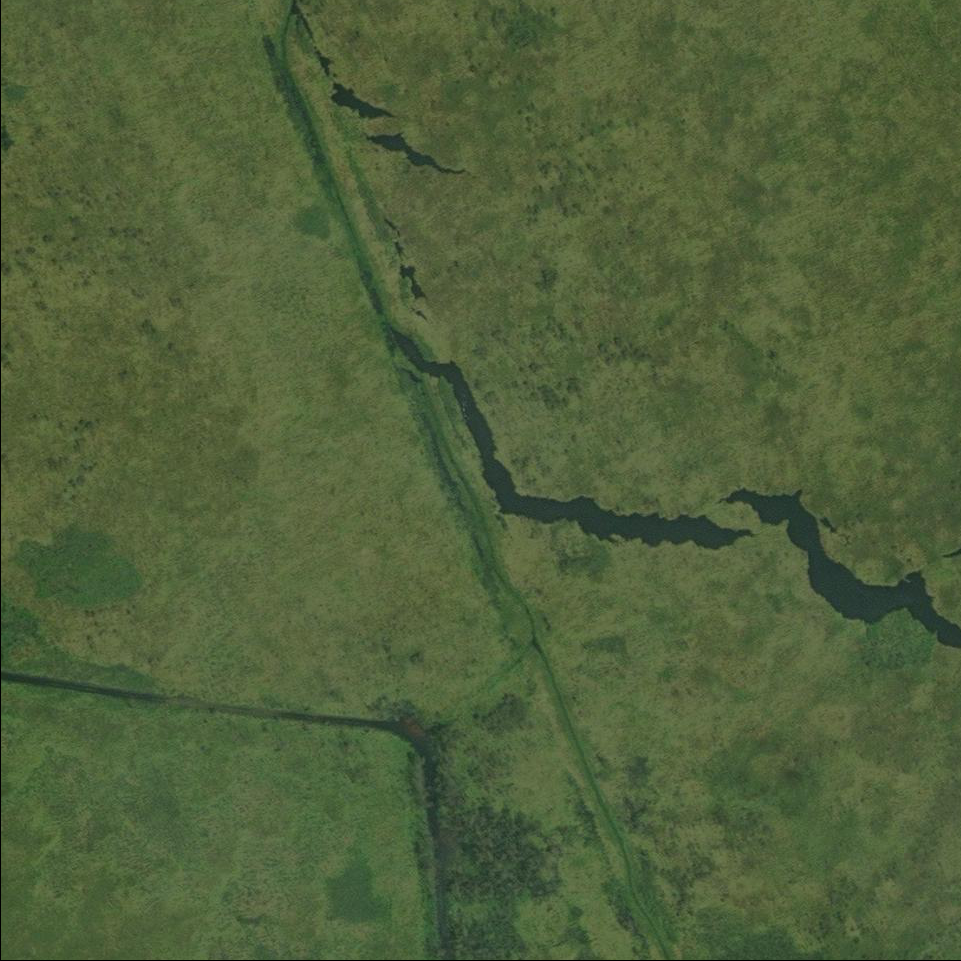
#> input picture dataset/raw/test/Louisiana-West_Test_Public/POST-event/10300100C4171800_0_10_11.tif, 961 x 961 px; its folder holds only this picture in this run
$ python -i preprocessing.py   (imports and definitions only)   (older library calls are emulated)
#> lines starting #> are read from the running program, lines starting #| are printed output that depends on the picture; after the words box and inside, x2 and y2 are one past the last pixel; in counts of white or black regions, pixels touching at a corner belong together
"""
Preprocessing utilities for satellite imagery
Includes normalization, enhancement, quality checks, and patch extraction
"""

import numpy as np
import cv2
from typing import Tuple, List, Dict, Optional
from pathlib import Path
import warnings


class ImagePreprocessor:
    """Handle image preprocessing operations"""

    def __init__(self,
                 apply_clahe: bool = True,
                 clahe_clip_limit: float = 2.0,
                 clahe_tile_grid_size: Tuple[int, int] = (8, 8)):
        """
        Initialize preprocessor

        Args:
            apply_clahe: Whether to apply CLAHE enhancement
            clahe_clip_limit: Clip limit for CLAHE
            clahe_tile_grid_size: Tile grid size for CLAHE
        """
        self.apply_clahe = apply_clahe
        self.clahe_clip_limit = clahe_clip_limit
        self.clahe_tile_grid_size = clahe_tile_grid_size

        # Create CLAHE object
        if self.apply_clahe:
            self.clahe = cv2.createCLAHE(
                clipLimit=clahe_clip_limit,
                tileGridSize=clahe_tile_grid_size
            )

    def remove_cloud_cover(self, image: np.ndarray, mask_threshold: float = 0.85) -> Tuple[np.ndarray, np.ndarray]:
        """
        Detect and remove cloud cover using morphological operations and inpainting

        Args:
            image: Input image (H, W, C), normalized to 0-1
            mask_threshold: Threshold for detecting bright cloud pixels

        Returns:
            Tuple of (cloud-removed image, cloud mask)
        """
        # Convert to uint8 for processing
        img_uint8 = (image * 255).astype(np.uint8)

        # Detect clouds using brightness and texture
        # Clouds are typically bright and have low texture variance
        gray = cv2.cvtColor(img_uint8, cv2.COLOR_RGB2GRAY)

        # Brightness threshold
        _, bright_mask = cv2.threshold(gray, int(mask_threshold * 255), 255, cv2.THRESH_BINARY)

        # Refine mask using morphological operations
        kernel = cv2.getStructuringElement(cv2.MORPH_ELLIPSE, (5, 5))
        cloud_mask = cv2.morphologyEx(bright_mask, cv2.MORPH_CLOSE, kernel)
        cloud_mask = cv2.morphologyEx(cloud_mask, cv2.MORPH_OPEN, kernel)

        # Inpaint cloud regions
        inpainted = cv2.inpaint(img_uint8, cloud_mask, 3, cv2.INPAINT_TELEA)

        # Convert back to float
        result = inpainted.astype(np.float32) / 255.0
        mask_float = cloud_mask.astype(np.float32) / 255.0

        return result, mask_float

    def deblur_image(self, image: np.ndarray, kernel_size: int = 5) -> np.ndarray:
        """
        Apply deblurring using unsharp masking and Wiener deconvolution approximation
        FIXED: Proper weight normalization to preserve contrast

        Args:
            image: Input image (H, W, C), normalized to 0-1
            kernel_size: Size of the sharpening kernel

        Returns:
            Deblurred image
        """
        # Convert to uint8
        img_uint8 = (image * 255).astype(np.uint8)

        # Method 1: Unsharp masking with proper weights
        gaussian = cv2.GaussianBlur(img_uint8, (kernel_size, kernel_size), 0)
        unsharp = cv2.addWeighted(img_uint8, 1.5, gaussian, -0.5, 0)
        unsharp = np.clip(unsharp, 0, 255).astype(np.uint8)

        # Method 2: Laplacian sharpening for detail enhancement
        laplacian = cv2.Laplacian(img_uint8, cv2.CV_64F)
        sharpened = img_uint8.astype(np.float64) - 0.3 * laplacian
        sharpened = np.clip(sharpened, 0, 255).astype(np.uint8)

        # Blend both methods with normalized weights (60% + 40% = 100%)
        result = (unsharp.astype(np.float32) * 0.6 + sharpened.astype(np.float32) * 0.4)
        result = np.clip(result, 0, 255).astype(np.uint8)

        # Apply CLAHE for contrast enhancement
        clahe = cv2.createCLAHE(clipLimit=2.0, tileGridSize=(8, 8))
        result_enhanced = np.zeros_like(result)
        for c in range(3):
            result_enhanced[:, :, c] = clahe.apply(result[:, :, c])

        # Convert back to float
        return result_enhanced.astype(np.float32) / 255.0

    def correct_geometric_distortion(self, image: np.ndarray,
                                     correction_strength: float = 0.1) -> np.ndarray:
        """
        Correct camera angle and geometric distortions using perspective transformation

        Args:
            image: Input image (H, W, C), normalized to 0-1
            correction_strength: Strength of geometric correction (0-1)

        Returns:
            Geometrically corrected image
        """
        # Convert to uint8
        img_uint8 = (image * 255).astype(np.uint8)
        h, w = img_uint8.shape[:2]

        # Detect if image has significant tilt by analyzing edge distributions
        gray = cv2.cvtColor(img_uint8, cv2.COLOR_RGB2GRAY)
        edges = cv2.Canny(gray, 50, 150)

        # Use Hough transform to detect predominant angles
        lines = cv2.HoughLinesP(edges, 1, np.pi/180, threshold=100, minLineLength=100, maxLineGap=10)

        if lines is not None and len(lines) > 10:
            # Calculate average angle
            angles = []
            for line in lines:
                x1, y1, x2, y2 = line[0]
                angle = np.arctan2(y2 - y1, x2 - x1) * 180 / np.pi
                angles.append(angle)

            median_angle = np.median(angles)

            # If significant tilt detected, apply rotation correction
            if abs(median_angle) > 2:  # More than 2 degrees
                # Rotate to correct
                rotation_angle = -median_angle * correction_strength
                center = (w // 2, h // 2)
                rotation_matrix = cv2.getRotationMatrix2D(center, rotation_angle, 1.0)
                corrected = cv2.warpAffine(img_uint8, rotation_matrix, (w, h),
                                          flags=cv2.INTER_LINEAR, borderMode=cv2.BORDER_REFLECT)
            else:
                corrected = img_uint8
        else:
            corrected = img_uint8

        # Apply barrel distortion correction (common in satellite imagery)
        # Camera matrix estimation
        camera_matrix = np.array([[w, 0, w/2],
                                  [0, h, h/2],
                                  [0, 0, 1]], dtype=np.float32)

        # Distortion coefficients (slight barrel distortion typical in satellite sensors)
        dist_coeffs = np.array([-0.01 * correction_strength, 0, 0, 0], dtype=np.float32)

        # Undistort
        corrected = cv2.undistort(corrected, camera_matrix, dist_coeffs)

        # Convert back to float
        return corrected.astype(np.float32) / 255.0

    def apply_advanced_preprocessing(self, image: np.ndarray,
                                    remove_clouds: bool = True,
                                    apply_deblur: bool = True,
                                    correct_geometry: bool = True) -> Dict[str, np.ndarray]:
        """
        Apply all advanced preprocessing steps and return intermediate results

        Args:
            image: Input image (H, W, C), normalized to 0-1
            remove_clouds: Whether to remove cloud cover
            apply_deblur: Whether to apply deblurring
            correct_geometry: Whether to correct geometric distortions

        Returns:
            Dictionary containing original, intermediate, and final processed images
        """
        results = {'original': image.copy()}
        current = image.copy()

        # Step 1: Remove clouds
        if remove_clouds:
            current, cloud_mask = self.remove_cloud_cover(current)
            results['cloud_removed'] = current.copy()
            results['cloud_mask'] = cloud_mask

        # Step 2: Correct geometric distortions
        if correct_geometry:
            current = self.correct_geometric_distortion(current)
            results['geometry_corrected'] = current.copy()

        # Step 3: Apply deblurring
        if apply_deblur:
            current = self.deblur_image(current)
            results['deblurred'] = current.copy()

        results['final'] = current
        return results

    # [154 lines left out: functions apply_clahe_enhancement, normalize_percentile, standardize, check_image_quality, preprocess_image, not called in this run]


class PatchExtractor:
    """Extract patches from large images with smart sampling"""

    # [407 lines left out: functions __init__, extract_patches, extract_random_patches, calculate_dataset_statistics, cleanup_processed_data, validate_class_balance, not called in this run]


# [20 lines not run here, left out]

>>> import cv2
>>> picture = cv2.cvtColor(cv2.imread('../dataset/raw/test/Louisiana-West_Test_Public/POST-event/10300100C4171800_0_10_11.tif'), cv2.COLOR_BGR2RGB)
>>> result = ImagePreprocessor().apply_advanced_preprocessing(picture)
#> in remove_cloud_cover, `_, bright_mask = cv2.threshold(gray, int(mask_threshold * 255), 255, c..`:
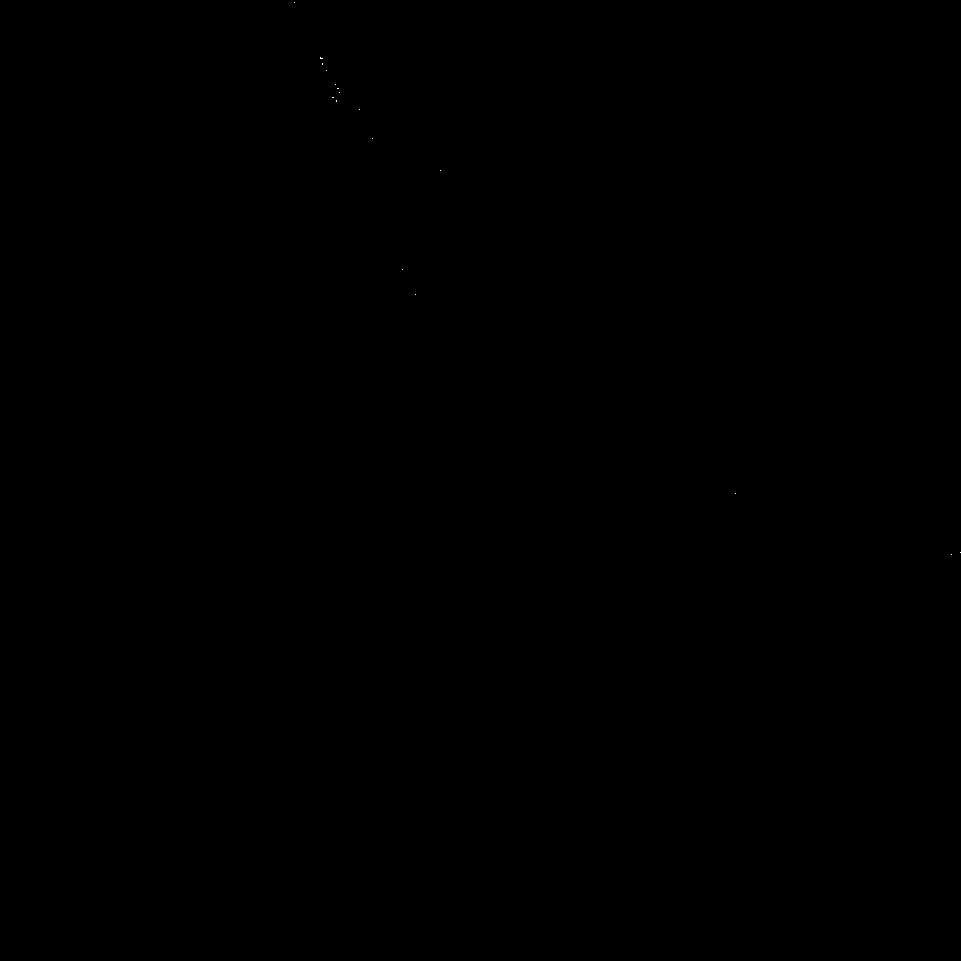
#> bright_mask: shape (961, 961); 0% white in thin lines or dots, all inside (x1, y1, x2, y2) = (294, 2, 961, 555)
#> in correct_geometric_distortion, `lines = cv2.HoughLinesP(edges, 1, np.pi/180, threshold=100, minLineLen..`: lines = [[1, 282, 1, 0], [1, 959, 959, 959], [1, 958, 1, 294], [295, 3, 336, 104]]
#> after the loop in deblur_image, `for c in range(3):`:
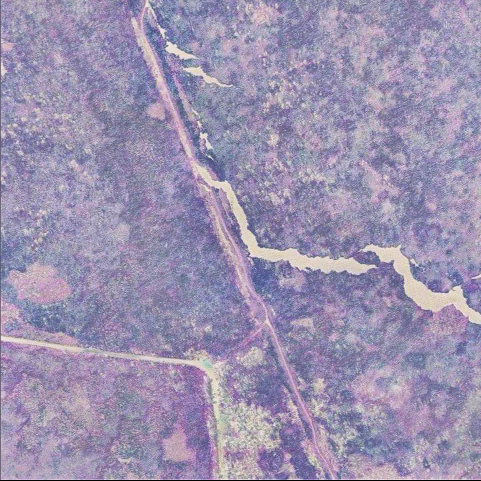
#> result_enhanced: shape (961, 961, 3) (shown at 1/2 size); mean R, G, B 155.3, 146.1, 176
#> in deblur_image, `return result_enhanced.astype(np.float32) / 255.0`:
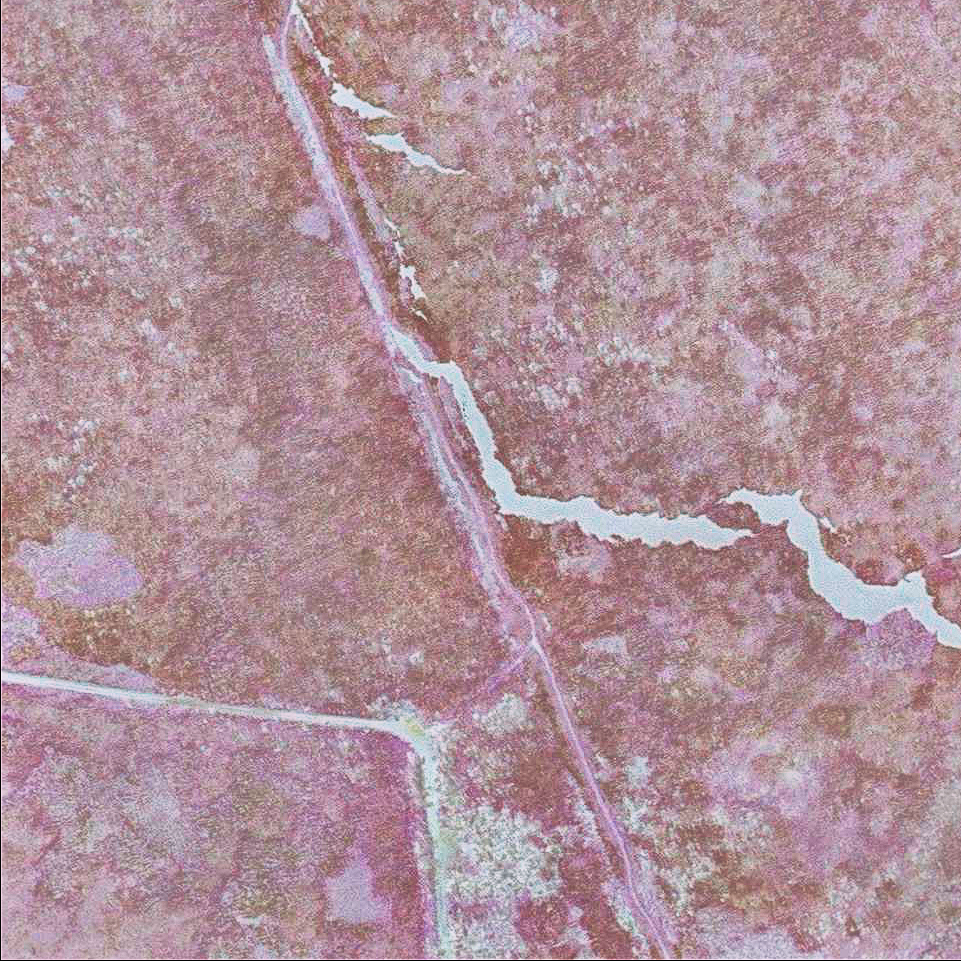
#> returned value: shape (961, 961, 3) float32; mean of channels 0, 1, 2 0.609, 0.573, 0.69; drawn as B, G, R
#> result = 6 items

$ run again, on dataset/raw/test/Louisiana-West_Test_Public/POST-event/10300100C4171800_0_10_21.tif
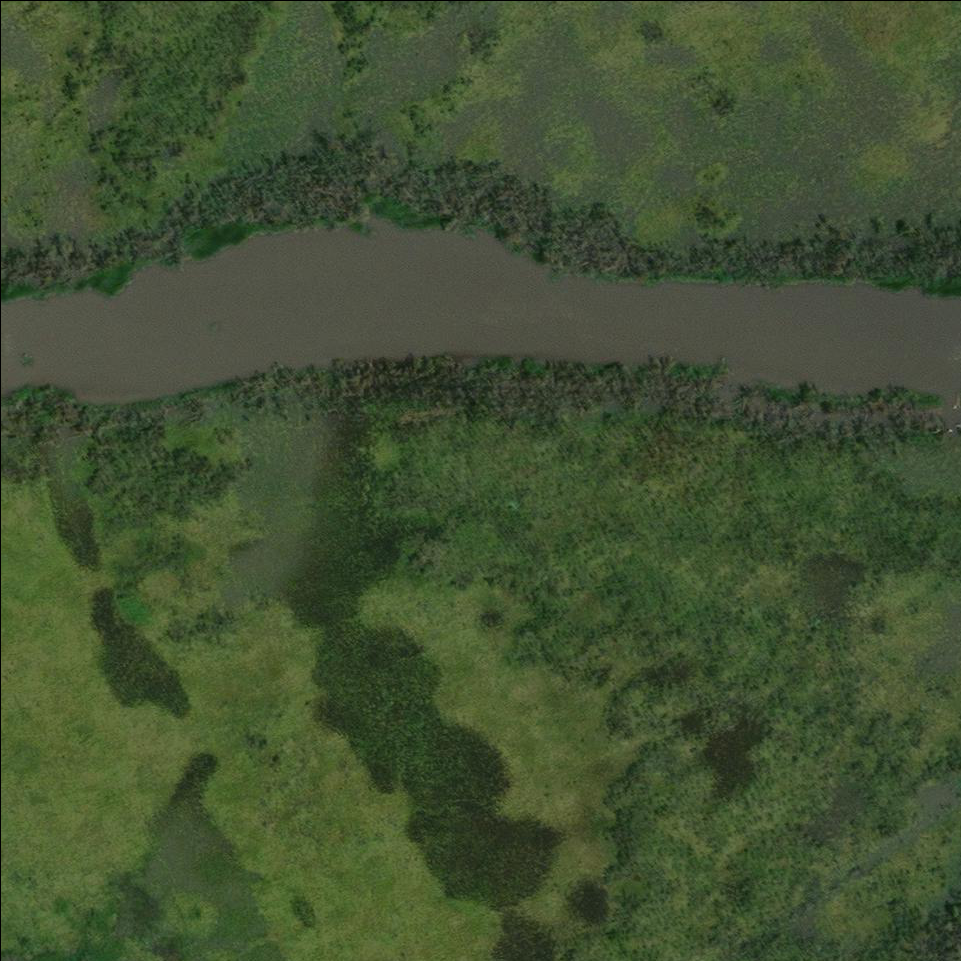
#> input picture dataset/raw/test/Louisiana-West_Test_Public/POST-event/10300100C4171800_0_10_21.tif, 961 x 961 px
#> in remove_cloud_cover, `_, bright_mask = cv2.threshold(gray, int(mask_threshold * 255), 255, c..`:
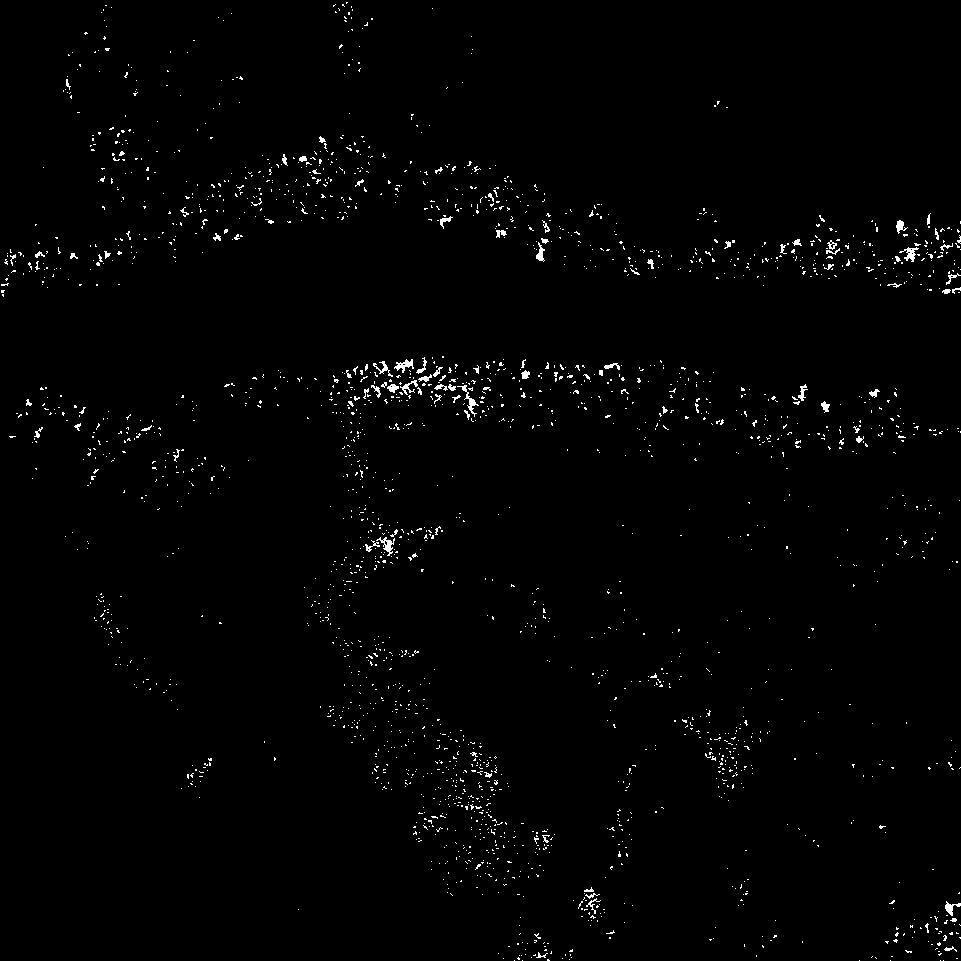
#> bright_mask: shape (961, 961); 1.2% white in thin lines or dots
#> mask_float: shape (961, 961) float32; values 0 (black) and 1 (white), 0.48% white; 77 white regions (21 under 20 px), largest, box (x1, y1, x2, y2) and area: (366, 536, 396, 557) 341, (382, 380, 413, 398) 288, (584, 889, 600, 916) 284
#> edges: shape (961, 961); 7.3% white in thin lines or dots
#> lines = 40 rows, first 6: [1, 956, 1, 1], [415, 1, 955, 1], [416, 203, 594, 234], [261, 203, 369, 214], [416, 204, 607, 248], [475, 208, 589, 214]
#> the loop in correct_geometric_distortion, `for line in lines:` made 40 passes
#> (x1, y1, x2, y2, angle) on passes 1 to 8: (1, 956, 1, 1, -90), (415, 1, 955, 1, 0), (416, 203, 594, 234, 9.88), (261, 203, 369, 214, 5.82), (416, 204, 607, 248, 12.97), (475, 208, 589, 214, 3.01), (695, 245, 810, 263, 8.9), (61, 424, 166, 420, -2.18)
#> after the loop in correct_geometric_distortion, `for line in lines:`: angles = 40 values, max 48.85 at index 32, min -90 at index 0, mean 7.62
#> median_angle = 9.22
#> rotation_angle = -0.922
#> rotation_matrix = [[1, -0.0161, 7.78], [0.0161, 1, -7.66]]
#> in correct_geometric_distortion, `return corrected.astype(np.float32) / 255.0`:
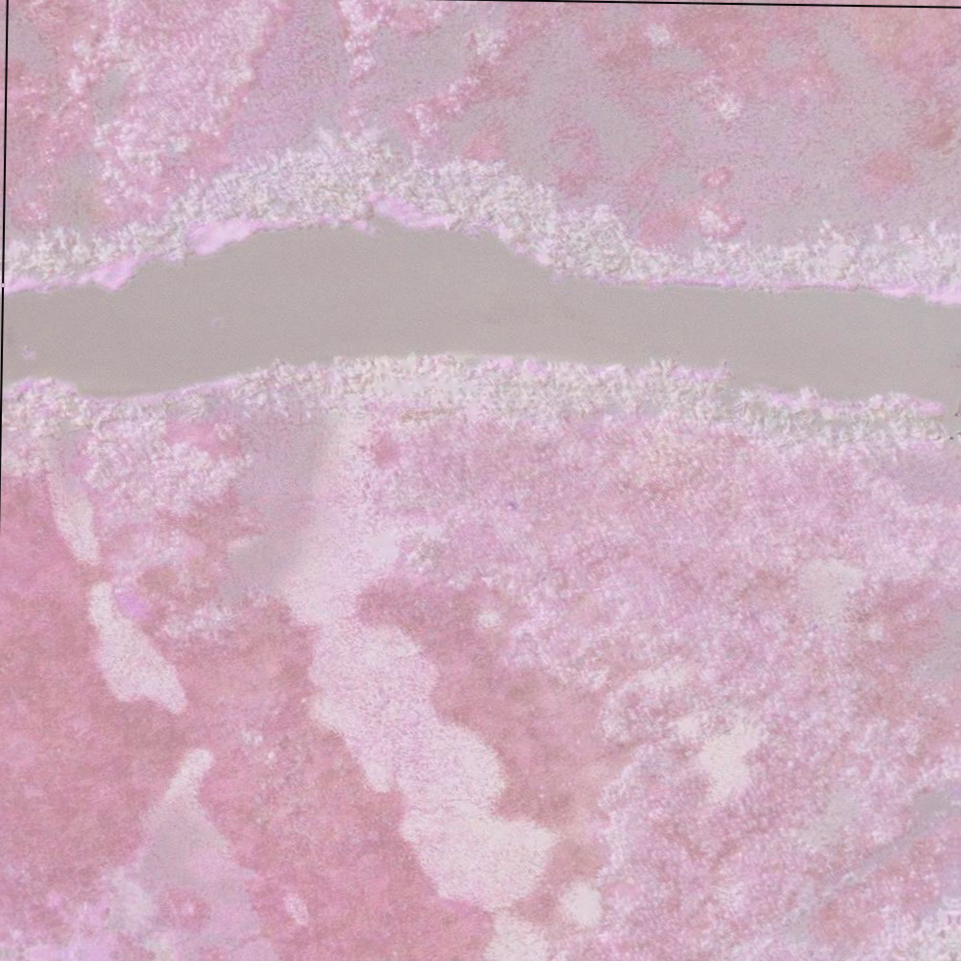
#> returned value: shape (961, 961, 3) float32; mean of channels 0, 1, 2 0.743, 0.683, 0.804; drawn as B, G, R
#> `result = ImagePreprocessor().apply_advanced_preprocessing(picture)`: result = 6 items
